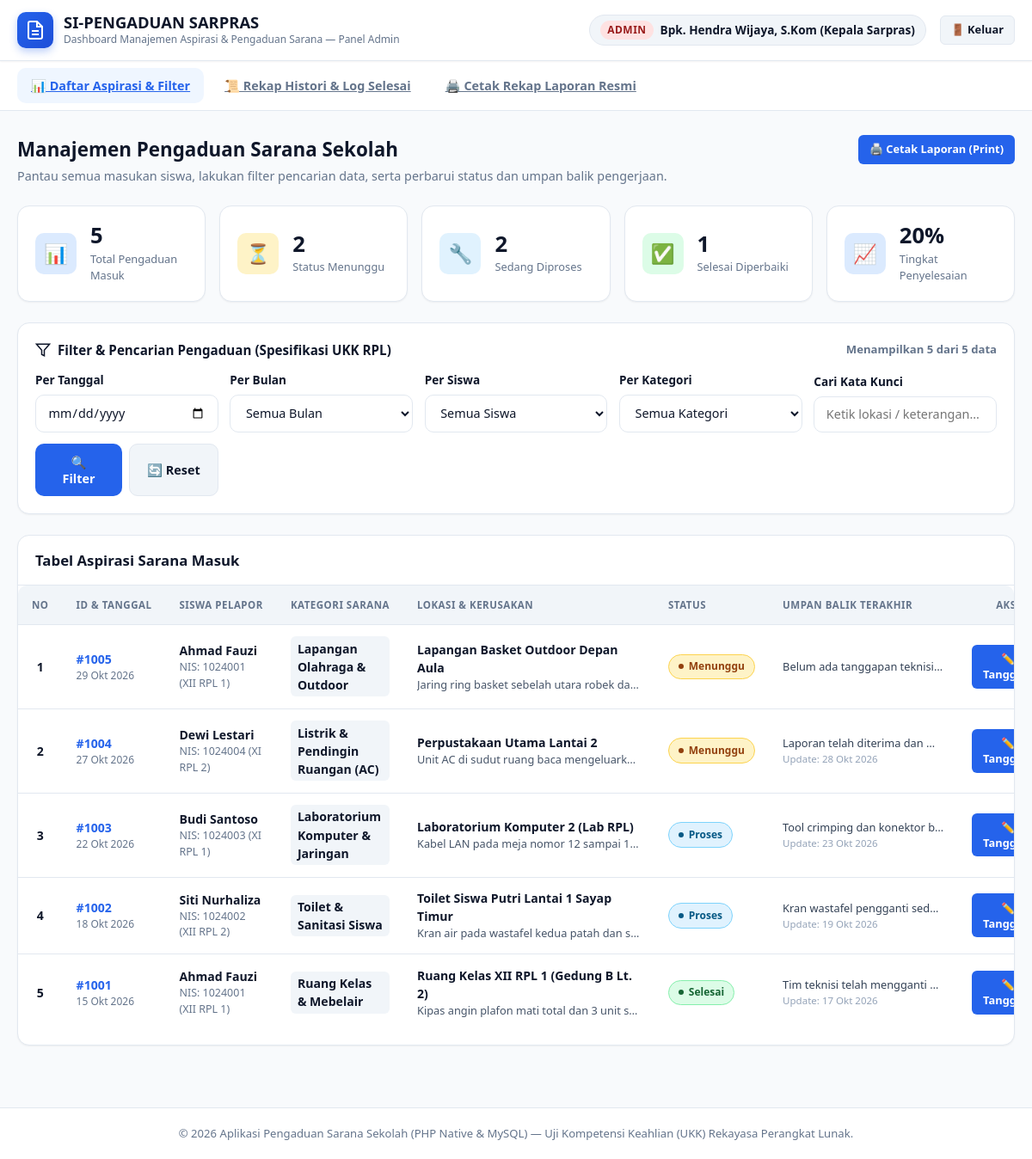
Screenshot of /admin_dashboard.php (signed in) with the database file from the repository.
### tables this page shows
CREATE TABLE `input_aspirasi` (
  `id_pelaporan` INT(11) NOT NULL AUTO_INCREMENT,
  `nis` INT(11) NOT NULL,
  `id_kategori` INT(11) NOT NULL,
  `lokasi` VARCHAR(150) NOT NULL,
  `ket` TEXT NOT NULL,
  `tanggal_pelaporan` DATE NOT NULL,
  PRIMARY KEY (`id_pelaporan`),
  KEY `fk_input_siswa` (`nis`),
  KEY `fk_input_kategori` (`id_kategori`),
  CONSTRAINT `fk_input_siswa` FOREIGN KEY (`nis`) REFERENCES `siswa` (`nis`) ON DELETE CASCADE ON UPDATE CASCADE,
  CONSTRAINT `fk_input_kategori` FOREIGN KEY (`id_kategori`) REFERENCES `kategori` (`id_kategori`) ON UPDATE CASCADE
);

CREATE TABLE `siswa` (
  `nis` INT(11) NOT NULL,
  `nama` VARCHAR(100) NOT NULL,
  `kelas` VARCHAR(20) NOT NULL,
  PRIMARY KEY (`nis`)
);

CREATE TABLE `kategori` (
  `id_kategori` INT(11) NOT NULL AUTO_INCREMENT,
  `ket_kategori` VARCHAR(100) NOT NULL,
  PRIMARY KEY (`id_kategori`)
);

CREATE TABLE `aspirasi` (
  `id_aspirasi` INT(11) NOT NULL AUTO_INCREMENT,
  `id_pelaporan` INT(11) NOT NULL,
  `status` ENUM('Menunggu', 'Proses', 'Selesai') NOT NULL DEFAULT 'Menunggu',
  `id_kategori` INT(11) NOT NULL,
  `feedback` TEXT DEFAULT NULL,
  `tanggal_feedback` DATE DEFAULT NULL,
  PRIMARY KEY (`id_aspirasi`),
  KEY `fk_aspirasi_pelaporan` (`id_pelaporan`),
  KEY `fk_aspirasi_kategori` (`id_kategori`),
  CONSTRAINT `fk_aspirasi_pelaporan` FOREIGN KEY (`id_pelaporan`) REFERENCES `input_aspirasi` (`id_pelaporan`) ON DELETE CASCADE ON UPDATE CASCADE,
  CONSTRAINT `fk_aspirasi_kategori` FOREIGN KEY (`id_kategori`) REFERENCES `kategori` (`id_kategori`) ON UPDATE CASCADE
);

### admin_dashboard.php (the view, shortened to what the rows shown need)
<?php
require_once "koneksi.php";
$sql = "
    SELECT
        ia.id_pelaporan,
        ia.nis,
        s.nama AS nama_siswa,
        s.kelas,
        ia.lokasi,
        ia.ket,
        ia.tanggal_pelaporan,
        k.id_kategori,
        k.ket_kategori,
        COALESCE(a.status, 'Menunggu') AS status,
        COALESCE(a.feedback, '') AS feedback,
        a.tanggal_feedback
    FROM input_aspirasi ia
    JOIN siswa s ON ia.nis = s.nis
    JOIN kategori k ON ia.id_kategori = k.id_kategori
    LEFT JOIN aspirasi a ON ia.id_pelaporan = a.id_pelaporan
";
$sql .= " ORDER BY ia.id_pelaporan DESC";
$stmt = mysqli_prepare($conn, $sql);
if ($stmt) {
    mysqli_stmt_execute($stmt);
    $res_aspirasi = mysqli_stmt_get_result($stmt);
} else {
    $res_aspirasi = mysqli_query($conn, $sql);
}
$jumlah_hasil = mysqli_num_rows($res_aspirasi);
?>
<!DOCTYPE html>
<html lang="id">
<head>
    <link rel="stylesheet" href="css/style.css">
</head>
<body>
    <header class="site-header">
        <div class="container">
            <nav class="navbar">
                <div class="brand">
                    <div class="brand-text">
                        <h1>SI-PENGADUAN SARPRAS</h1>
                    </div>
                </div>
            </nav>
        </div>
    </header>
    <main class="main-content">
        <div class="container">
            <div class="section-header">
                <div>
                    <h2>Manajemen Pengaduan Sarana Sekolah</h2>
                </div>
            </div>
            <div class="card" style="padding: 1rem 0;">
                <div class="table-responsive" style="border: none;">
                    <table class="data-table">
                        <thead>
                            <tr>
                                <th style="width: 45px; text-align: center;">No</th>
                                <th>ID & Tanggal</th>
                                <th>Siswa Pelapor</th>
                                <th>Kategori Sarana</th>
                                <th>Lokasi & Kerusakan</th>
                                <th>Status</th>
                                <th>Umpan Balik Terakhir</th>
                                <th style="text-align: center;">Aksi</th>
                            </tr>
                        </thead>
                        <tbody>
                            <?php if ($jumlah_hasil === 0): ?>
                                <tr>
                                    <td colspan="8" class="empty-state" style="padding: 3rem;">
                                        <div class="empty-state-icon">🔍</div>
                                        <h4>Tidak ada data aspirasi yang sesuai dengan kriteria filter.</h4>
                                        <p style="margin-top: 0.5rem;">Silakan atur ulang filter pencarian Anda.</p>
                                    </td>
                                </tr>
                            <?php else: ?>
                                <?php $no = 1; while ($row = mysqli_fetch_assoc($res_aspirasi)): ?>
                                    <tr>
                                        <td style="text-align: center; font-weight: 600;"><?= $no++ ?></td>
                                        <td>
                                            <span style="font-weight: 700; color: var(--primary);">#<?= $row['id_pelaporan'] ?></span>
                                            <div style="font-size: 0.75rem; color: var(--text-muted);"><?= tgl_indo($row['tanggal_pelaporan']) ?></div>
                                        </td>
                                        <td>
                                            <div style="font-weight: 600;"><?= htmlspecialchars($row['nama_siswa']) ?></div>
                                            <div style="font-size: 0.78rem; color: var(--text-muted);">NIS: <?= $row['nis'] ?> (<?= htmlspecialchars($row['kelas']) ?>)</div>
                                        </td>
                                        <td>
                                            <span class="aspirasi-category"><?= htmlspecialchars($row['ket_kategori']) ?></span>
                                        </td>
                                        <td>
                                            <div style="font-weight: 600; color: var(--text-main);"><?= htmlspecialchars($row['lokasi']) ?></div>
                                            <div style="font-size: 0.8rem; color: #475569; max-width: 260px; overflow: hidden; text-overflow: ellipsis; white-space: nowrap;" title="<?= htmlspecialchars($row['ket']) ?>">
                                                <?= htmlspecialchars($row['ket']) ?>
                                            </div>
                                        </td>
                                        <td>
                                            <?= render_badge_status($row['status']) ?>
                                        </td>
                                        <td style="max-width: 220px;">
                                            <div style="font-size: 0.8rem; color: #334155; overflow: hidden; text-overflow: ellipsis; white-space: nowrap;" title="<?= htmlspecialchars($row['feedback']) ?>">
                                                <?= !empty($row['feedback']) ? htmlspecialchars($row['feedback']) : '<span style="color: #94a3b8;">Belum ada tanggapan</span>' ?>
                                            </div>
                                            <?php if (!empty($row['tanggal_feedback'])): ?>
                                                <div style="font-size: 0.72rem; color: #94a3b8;">Update: <?= tgl_indo($row['tanggal_feedback']) ?></div>
                                            <?php endif; ?>
                                        </td>
                                        <td style="text-align: center;">
                                            <button
                                                class="btn btn-primary btn-sm"
                                                onclick="openFeedbackModal(
                                                    '<?= $row['id_pelaporan'] ?>',
                                                    '<?= tgl_indo($row['tanggal_pelaporan']) ?>',
                                                    '<?= htmlspecialchars(addslashes($row['nama_siswa'])) ?>',
                                                    '<?= $row['nis'] ?>',
                                                    '<?= htmlspecialchars(addslashes($row['kelas'])) ?>',
                                                    '<?= htmlspecialchars(addslashes($row['ket_kategori'])) ?>',
                                                    '<?= htmlspecialchars(addslashes($row['lokasi'])) ?>',
                                                    '<?= htmlspecialchars(addslashes($row['ket'])) ?>',
                                                    '<?= $row['status'] ?>',
                                                    '<?= htmlspecialchars(addslashes($row['feedback'])) ?>'
                                                )">
                                                ✏️ Tanggapi
                                            </button>
                                        </td>
                                    </tr>
                                <?php endwhile; ?>
                            <?php endif; ?>
                        </tbody>
                    </table>
                </div>
            </div>
        </div>
    </main>
</body>
</html>

### koneksi.php (shortened to what the rows shown need)
    <?php
function tgl_indo($tanggal) {
    $bulan_arr = array(
        1 => 'Jan', 'Feb', 'Mar', 'Apr', 'Mei', 'Jun',
        'Jul', 'Agu', 'Sep', 'Okt', 'Nov', 'Des'
    );
    $pecah = explode('-', $tanggal);
    return $pecah[2] . ' ' . $bulan_arr[(int)$pecah[1]] . ' ' . $pecah[0];
}
function render_badge_status($status) {
    $class = 'badge-menunggu';
    if ($status === 'Proses') $class = 'badge-proses';
    if ($status === 'Selesai') $class = 'badge-selesai';
    return '<span class="badge-status ' . $class . '"><span class="badge-dot"></span>' . htmlspecialchars($status) . '</span>';
}

### rows the page displays
input_aspirasi: id_pelaporan "1005", tanggal_pelaporan "29 Okt 2026", nis.nama "Ahmad Fauzi", nis "1024001", nis.kelas "XII RPL 1", id_kategori.ket_kategori "Lapangan Olahraga & Outdoor", lokasi "Lapangan Basket Outdoor Depan Aula", ket "Jaring ring basket sebelah utara robek da…", status "Menunggu", feedback "Belum ada tanggapan teknisi…"
input_aspirasi: id_pelaporan "1004", tanggal_pelaporan "27 Okt 2026", nis.nama "Dewi Lestari", nis "1024004", nis.kelas "XI RPL 2", id_kategori.ket_kategori "Listrik & Pendingin Ruangan (AC)", lokasi "Perpustakaan Utama Lantai 2", ket "Unit AC di sudut ruang baca mengeluark…", status "Menunggu", feedback "Laporan telah diterima dan…", aspirasi.tanggal_feedback "28 Okt 2026"
input_aspirasi: id_pelaporan "1003", tanggal_pelaporan "22 Okt 2026", nis.nama "Budi Santoso", nis "1024003", nis.kelas "XI RPL 1", id_kategori.ket_kategori "Laboratorium Komputer & Jaringan", lokasi "Laboratorium Komputer 2 (Lab RPL)", ket "Kabel LAN pada meja nomor 12 sampai 1…", status "Proses", feedback "Tool crimping dan konektor b…", aspirasi.tanggal_feedback "23 Okt 2026"
input_aspirasi: id_pelaporan "1002", tanggal_pelaporan "18 Okt 2026", nis.nama "Siti Nurhaliza", nis "1024002", nis.kelas "XII RPL 2", id_kategori.ket_kategori "Toilet & Sanitasi Siswa", lokasi "Toilet Siswa Putri Lantai 1 Sayap Timur", ket "Kran air pada wastafel kedua patah dan s…", status "Proses", feedback "Kran wastafel pengganti sed…", aspirasi.tanggal_feedback "19 Okt 2026"
input_aspirasi: id_pelaporan "1001", tanggal_pelaporan "15 Okt 2026", nis.nama "Ahmad Fauzi", nis "1024001", nis.kelas "XII RPL 1", id_kategori.ket_kategori "Ruang Kelas & Mebelair", lokasi "Ruang Kelas XII RPL 1 (Gedung B Lt. 2)", ket "Kipas angin plafon mati total dan 3 unit s…", status "Selesai", feedback "Tim teknisi telah mengganti…", aspirasi.tanggal_feedback "17 Okt 2026"

### other values shown
$nama_petugas "Bpk. Hendra Wijaya, S.Kom (Kepala Sarpras)"
$total_laporan "5"
$total_menunggu "2"
$total_proses "2"
$total_selesai "1"
$persen_selesai "20"
$jumlah_hasil "5"
